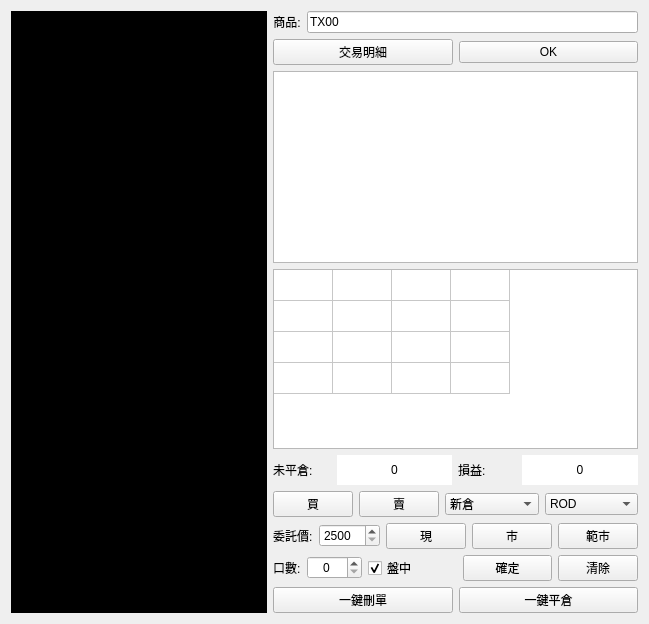
      <widget class="QWidget" name="tab_3">
       <attribute name="title">
        <string>當沖</string>
       </attribute>
       <layout class="QGridLayout" name="gridLayout_4">
        <item row="0" column="0">
         <layout class="QHBoxLayout" name="horizontalLayout_Pawn" stretch="5,1">
          <item>
           <layout class="QGridLayout" name="GL_2">
            <item row="0" column="0">
             <widget class="GraphicsView" name="GV_pawn">
              <property name="autoFillBackground">
               <bool>true</bool>
              </property>
              <property name="styleSheet">
               <string notr="true">background-color: rgb(0, 0, 0);</string>
              </property>
             </widget>
            </item>
           </layout>
          </item>
          <item>
           <layout class="QVBoxLayout" name="verticalLayout_2" stretch="1,1,0,6,1,1,1,1,1">
            <item>
             <layout class="QHBoxLayout" name="horizontalLayout_14" stretch="0,4">
              <item>
               <widget class="QLabel" name="commoditylab_pawn">
                <property name="font">
                 <font>
                  <family>Arial</family>
                  <pointsize>9</pointsize>
                 </font>
                </property>
                <property name="text">
                 <string>商品:</string>
                </property>
                <property name="alignment">
                 <set>Qt::AlignCenter</set>
                </property>
               </widget>
              </item>
              <item>
               <widget class="QLineEdit" name="commodityline_pawn">
                <property name="font">
                 <font>
                  <family>Arial</family>
                  <pointsize>9</pointsize>
                 </font>
                </property>
                <property name="text">
                 <string>TX00</string>
                </property>
               </widget>
              </item>
             </layout>
            </item>
            <item>
             <layout class="QHBoxLayout" name="horizontalLayout_15">
              <item>
               <widget class="QPushButton" name="TDetailbtn_pawn">
                <property name="text">
                 <string>交易明細</string>
                </property>
               </widget>
              </item>
              <item>
               <widget class="QPushButton" name="commoditybtn_pawn">
                <property name="font">
                 <font>
                  <family>Arial</family>
                  <pointsize>9</pointsize>
                 </font>
                </property>
                <property name="text">
                 <string>OK</string>
                </property>
               </widget>
              </item>
             </layout>
            </item>
            <item>
             <widget class="QTableView" name="DomTable_pawn">
              <property name="alternatingRowColors">
               <bool>true</bool>
              </property>
              <property name="textElideMode">
               <enum>Qt::ElideMiddle</enum>
              </property>
              <attribute name="verticalHeaderVisible">
               <bool>false</bool>
              </attribute>
             </widget>
            </item>
            <item>
             <widget class="QTableWidget" name="MPTable_pawn">
              <property name="alternatingRowColors">
               <bool>false</bool>
              </property>
              <property name="rowCount">
               <number>4</number>
              </property>
              <property name="columnCount">
               <number>4</number>
              </property>
              <attribute name="horizontalHeaderVisible">
               <bool>false</bool>
              </attribute>
              <attribute name="horizontalHeaderCascadingSectionResizes">
               <bool>true</bool>
              </attribute>
              <attribute name="horizontalHeaderDefaultSectionSize">
               <number>59</number>
              </attribute>
              <attribute name="horizontalHeaderMinimumSectionSize">
               <number>10</number>
              </attribute>
              <attribute name="verticalHeaderVisible">
               <bool>false</bool>
              </attribute>
              <attribute name="verticalHeaderCascadingSectionResizes">
               <bool>true</bool>
              </attribute>
              <attribute name="verticalHeaderDefaultSectionSize">
               <number>31</number>
              </attribute>
              <attribute name="verticalHeaderMinimumSectionSize">
               <number>10</number>
              </attribute>
              <row/>
              <row/>
              <row/>
              <row/>
              <column/>
              <column/>
              <column/>
              <column/>
              <item row="0" column="0">
               <property name="text">
                <string/>
               </property>
              </item>
              <item row="1" column="0">
               <property name="text">
                <string/>
               </property>
              </item>
              <item row="2" column="0">
               <property name="text">
                <string/>
               </property>
              </item>
             </widget>
            </item>
            <item>
             <layout class="QHBoxLayout" name="horizontalLayout_16" stretch="1,2,1,2">
              <item>
               <widget class="QLabel" name="contractlab_pawn">
                <property name="text">
                 <string>未平倉:</string>
                </property>
               </widget>
              </item>
              <item>
               <widget class="QLabel" name="contract_pawn">
                <property name="autoFillBackground">
                 <bool>false</bool>
                </property>
                <property name="styleSheet">
                 <string notr="true">background-color: rgb(255, 255, 255);</string>
                </property>
                <property name="text">
                 <string>0</string>
                </property>
                <property name="alignment">
                 <set>Qt::AlignCenter</set>
                </property>
               </widget>
              </item>
              <item>
               <widget class="QLabel" name="profitlab_pawn">
                <property name="text">
                 <string>損益:</string>
                </property>
               </widget>
              </item>
              <item>
               <widget class="QLabel" name="profit_pawn">
                <property name="autoFillBackground">
                 <bool>false</bool>
                </property>
                <property name="styleSheet">
                 <string notr="true">background-color: rgb(255, 255, 255);</string>
                </property>
                <property name="text">
                 <string>0</string>
                </property>
                <property name="alignment">
                 <set>Qt::AlignCenter</set>
                </property>
               </widget>
              </item>
             </layout>
            </item>
            <item>
             <layout class="QHBoxLayout" name="horizontalLayout_17" stretch="1,1,3,3">
              <item>
               <widget class="QPushButton" name="BidAct_btn_pawn">
                <property name="autoFillBackground">
                 <bool>false</bool>
                </property>
                <property name="text">
                 <string>買</string>
                </property>
                <property name="checkable">
                 <bool>false</bool>
                </property>
               </widget>
              </item>
              <item>
               <widget class="QPushButton" name="AskAct_btn_pawn">
                <property name="text">
                 <string>賣</string>
                </property>
                <property name="checkable">
                 <bool>false</bool>
                </property>
               </widget>
              </item>
              <item>
               <widget class="QComboBox" name="InterestType_box_pawn">
                <property name="maxCount">
                 <number>10</number>
                </property>
                <item>
                 <property name="text">
                  <string>新倉</string>
                 </property>
                </item>
                <item>
                 <property name="text">
                  <string>平倉</string>
                 </property>
                </item>
                <item>
                 <property name="text">
                  <string>自動</string>
                 </property>
                </item>
               </widget>
              </item>
              <item>
               <widget class="QComboBox" name="OrderType_box_pawn">
                <property name="maxVisibleItems">
                 <number>3</number>
                </property>
                <property name="maxCount">
                 <number>3</number>
                </property>
                <item>
                 <property name="text">
                  <string>ROD</string>
                 </property>
                </item>
                <item>
                 <property name="text">
                  <string>IOC</string>
                 </property>
                </item>
                <item>
                 <property name="text">
                  <string>FOK</string>
                 </property>
                </item>
               </widget>
              </item>
             </layout>
            </item>
            <item>
             <layout class="QHBoxLayout" name="horizontalLayout_18" stretch="2,3,5">
              <item>
               <widget class="QLabel" name="commisionlab_pawn">
                <property name="text">
                 <string>委託價:</string>
                </property>
               </widget>
              </item>
              <item>
               <widget class="QSpinBox" name="PriceSpin_pawn">
                <property name="specialValueText">
                 <string/>
                </property>
                <property name="minimum">
                 <number>2500</number>
                </property>
                <property name="maximum">
                 <number>15000</number>
                </property>
               </widget>
              </item>
              <item>
               <layout class="QHBoxLayout" name="horizontalLayout_19" stretch="1,1,2">
                <item>
                 <widget class="QPushButton" name="LastPrice_btn_pawn">
                  <property name="text">
                   <string>現</string>
                  </property>
                 </widget>
                </item>
                <item>
                 <widget class="QPushButton" name="MarketPrice_btn_pawn">
                  <property name="text">
                   <string>市</string>
                  </property>
                 </widget>
                </item>
                <item>
                 <widget class="QPushButton" name="LimitMarketPrice_btn_pawn">
                  <property name="text">
                   <string>範市</string>
                  </property>
                 </widget>
                </item>
               </layout>
              </item>
             </layout>
            </item>
            <item>
             <layout class="QHBoxLayout" name="horizontalLayout_20" stretch="1,1,1,0">
              <item>
               <layout class="QHBoxLayout" name="horizontalLayout_21" stretch="0,2">
                <item>
                 <widget class="QLabel" name="contractlab_pawn_2">
                  <property name="text">
                   <string>口數:</string>
                  </property>
                 </widget>
                </item>
                <item>
                 <widget class="QSpinBox" name="Contract_Box_2">
                  <property name="alignment">
                   <set>Qt::AlignCenter</set>
                  </property>
                  <property name="value">
                   <number>0</number>
                  </property>
                 </widget>
                </item>
               </layout>
              </item>
              <item>
               <widget class="QCheckBox" name="dealbox_pawn">
                <property name="text">
                 <string>盤中</string>
                </property>
                <property name="checked">
                 <bool>true</bool>
                </property>
               </widget>
              </item>
              <item>
               <widget class="QPushButton" name="Order_btn_pawn">
                <property name="text">
                 <string>確定</string>
                </property>
               </widget>
              </item>
              <item>
               <widget class="QPushButton" name="ClearOrder_btn_pawn">
                <property name="text">
                 <string>清除</string>
                </property>
               </widget>
              </item>
             </layout>
            </item>
            <item>
             <layout class="QHBoxLayout" name="horizontalLayout_22">
              <item>
               <widget class="QPushButton" name="OrderCancel_btn_pawn">
                <property name="text">
                 <string>一鍵刪單</string>
                </property>
               </widget>
              </item>
              <item>
               <widget class="QPushButton" name="ClosePositionAll_btn_pawn">
                <property name="text">
                 <string>一鍵平倉</string>
                </property>
               </widget>
              </item>
             </layout>
            </item>
           </layout>
          </item>
         </layout>
        </item>
       </layout>
      </widget>
